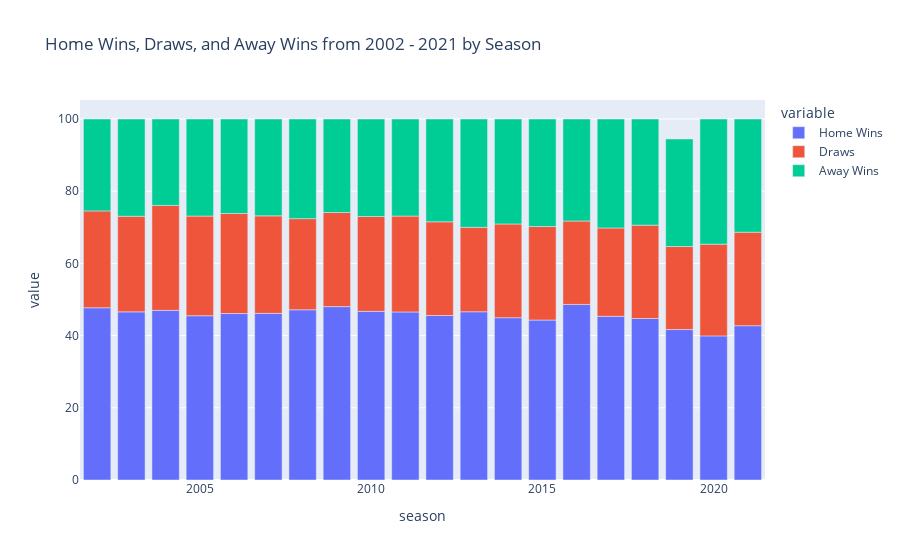

The code cell stored with this chart in its notebook:
### Code cell
# Plot bar chart to compare seasons

fig = px.bar(per_season, x='season', y=["Home Wins", "Draws", "Away Wins"], 
            title="Home Wins, Draws, and Away Wins from 2002 - 2021 by Season")
fig.show()

### Figure 1 — Plotly figure (JSON) as saved in the notebook; plotly's stock layout.template omitted (floating-point values rounded to 4 significant figures)
{"data": [{"alignmentgroup": "True", "hovertemplate": "variable=Home Wins<br>season=%{x}<br>value=%{y}<extra></extra>", "legendgroup": "Home Wins", "marker": {"color": "#636efa", "pattern": {"shape": ""}}, "name": "Home Wins", "offsetgroup": "Home Wins", "orientation": "v", "showlegend": true, "textposition": "auto", "type": "bar", "x": [2002, 2003, 2004, 2005, 2006, 2007, 2008, 2009, 2010, 2011, 2012, 2013, 2014, 2015, 2016, 2017, 2018, 2019, 2020, 2021], "xaxis": "x", "y": [47.72, 46.58, 46.99, 45.51, 46.11, 46.17, 47.15, 48.03, 46.71, 46.55, 45.56, 46.6, 44.96, 44.3, 48.63, 45.35, 44.74, 41.68, 39.92, 42.75], "yaxis": "y"}, {"alignmentgroup": "True", "hovertemplate": "variable=Draws<br>season=%{x}<br>value=%{y}<extra></extra>", "legendgroup": "Draws", "marker": {"color": "#EF553B", "pattern": {"shape": ""}}, "name": "Draws", "offsetgroup": "Draws", "orientation": "v", "showlegend": true, "textposition": "auto", "type": "bar", "x": [2002, 2003, 2004, 2005, 2006, 2007, 2008, 2009, 2010, 2011, 2012, 2013, 2014, 2015, 2016, 2017, 2018, 2019, 2020, 2021], "xaxis": "x", "y": [26.83, 26.48, 29.08, 27.6, 27.71, 27.0, 25.25, 26.07, 26.29, 26.56, 25.96, 23.38, 25.96, 25.9, 23.11, 24.48, 25.85, 23.0, 25.41, 25.89], "yaxis": "y"}, {"alignmentgroup": "True", "hovertemplate": "variable=Away Wins<br>season=%{x}<br>value=%{y}<extra></extra>", "legendgroup": "Away Wins", "marker": {"color": "#00cc96", "pattern": {"shape": ""}}, "name": "Away Wins", "offsetgroup": "Away Wins", "orientation": "v", "showlegend": true, "textposition": "auto", "type": "bar", "x": [2002, 2003, 2004, 2005, 2006, 2007, 2008, 2009, 2010, 2011, 2012, 2013, 2014, 2015, 2016, 2017, 2018, 2019, 2020, 2021], "xaxis": "x", "y": [25.46, 26.94, 23.93, 26.89, 26.18, 26.83, 27.6, 25.9, 27.0, 26.89, 28.48, 30.01, 29.08, 29.79, 28.26, 30.18, 29.41, 29.79, 34.67, 31.36], "yaxis": "y"}], "layout": {"barmode": "relative", "legend": {"title": {"text": "variable"}, "tracegroupgap": 0}, "title": {"text": "Home Wins, Draws, and Away Wins from 2002 - 2021 by Season"}, "xaxis": {"anchor": "y", "domain": [0, 1], "title": {"text": "season"}}, "yaxis": {"anchor": "x", "domain": [0, 1], "title": {"text": "value"}}}}
